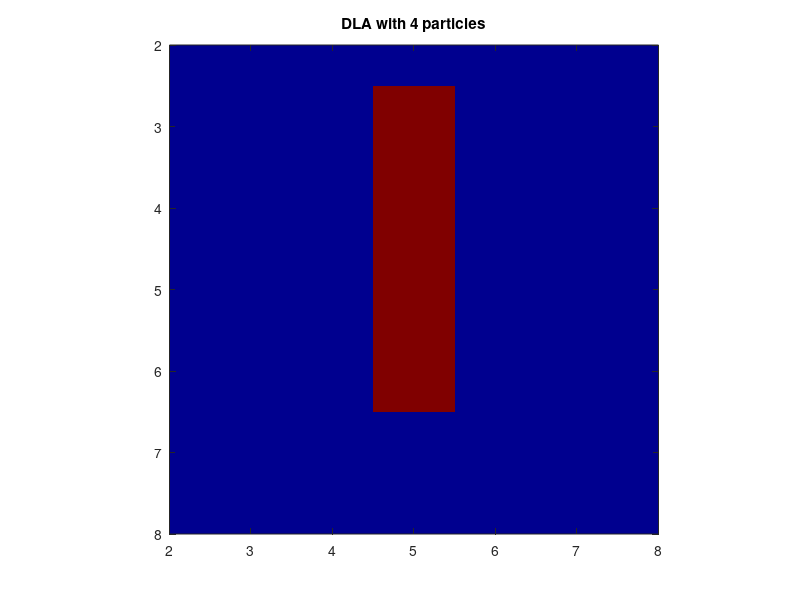

Write the MATLAB code that produced this figure.
%% DLA SIMULATION USING SQUARE MATRIX

clear
clf
clc

% Set up variables
width = input('width: ');
tic
% numberOfParticles = input('Number of Particles: ');

%% Initial Setup:
% We create a matrix of zeros and then plant a seed at the centre of the
% matrix. Change entry of matrix to 1 if it is aggregated.
%
% This is the matrix set up, we start from inner square and consider
% particle escaped if it reaches the outer square
%  -----------
% |    ----    |
% |   |    |   |
% |   |    |   |
% |    ----    |
%  -----------

matrix = zeros(2*width,2*width);

middlex = width;
middley = width;

matrix(middley,middlex) = 0.1;

% We want to let a particle randomly enter from the edges of the matrix so
% first let's choose a side

particleNumber = 1; %integer
x = 0; %integer
y = 0; %integer
aggregate = 0; %bool
endScript = 0; %bool
escape = 0; %bool

%% Random Walk Script

while endScript == 0
    
    %first decide where the particle starts from
    randSide = rand;
    if rand <0.25
        %start on bottom
        randPlace = rand*width + width/2;
        randPlace = ceil(randPlace);
        x = randPlace;
        y = ceil(3*width/2);
    elseif rand <0.5
        %start on right
        randPlace = rand*width + width/2;
        randPlace = ceil(randPlace);
        x = ceil(3*width/2);
        y = randPlace;
    elseif rand<0.75
        %start on top
        randPlace = rand*width + width/2;
        randPlace = ceil(randPlace);
        x = randPlace;
        y = ceil(width/2);
    else
        %start on left
        randPlace = rand*width + width/2;
        randPlace = ceil(randPlace);
        x = ceil(width/2);
        y = randPlace;
    end
    
    
    % Now we have a starting point on the edge of the inner square of the matrix. Now we want
    % to perform random walk in the matrix until we are next to an entry
    % which is 1. Set aggregate to false.
    
    aggregate = 0;
    escape = 0;
    
    while (aggregate == 0) && (escape == 0)
        randWalk = rand;
        if randWalk < 1/4
            % go right
            x = x+1;
        elseif randWalk < 2/4
            % go left
            x = x-1;
        elseif randWalk < 3/4
            % go up
            y = y-1;
        else
            % go down
            y = y+1;
        end
        
        % escape test
        if (x == 1) || (x == 2*width) || (y == 1) || (y == 2*width)
            escape = 1;
        end
        
        % aggregate test, only if not escaped
        
        if escape == 0
            if (matrix(y,x+1) + matrix(y,x-1) + matrix(y+1,x) + matrix(y-1,x)) ~= 0
                aggregate = 1;
            end
        end
        
        %We keep repeating this until the particle is finally stuck
        
    end
    
    if escape
        disp('particle escaped')
    end
    
    if aggregate
        particleNumber = particleNumber + 1;
        disp(['particle aggregated: ' num2str(particleNumber)])
        if particleNumber < 500
            matrix(y,x) = 0.1;
        elseif particleNumber < 1000
            matrix(y,x) = 0.2;
        elseif particleNumber < 1500
            matrix(y,x) = 0.3;
        elseif particleNumber < 2000
            matrix(y,x) = 0.4;
        elseif particleNumber < 2500
            matrix(y,x) = 0.5;
        elseif particleNumber < 3000
            matrix(y,x) = 0.6;
        elseif particleNumber < 3500
            matrix(y,x) = 0.7;
        elseif particleNumber < 4000
            matrix(y,x) = 0.8;
        elseif particleNumber < 4500
            matrix(y,x) = 0.9;
        else
            matrix(y,x) = 1.0;
        end
        
        % end of script check
        
        if (x==ceil(width/2) || x==ceil(3*width/2) || y==ceil(3*width/2) || y==ceil(width/2))
            endScript = 1;
            % now want to calculate diameter of fractal
            % we could change to make sure that we always add particles until we hit
            % the edge, then diameter we could work out
            xdif = abs(x - middlex);
            ydif = abs(y - middley);
            radius = sqrt(ydif^2 + xdif^2);
            
            
            diameter = 2*radius;
            fractdim = log(particleNumber)/log(radius);
            
        end
    end
    
end

%Tell why escaped, if true
% if (endScript == 1)
%     disp ('Script ended early as aggregation was about to exceed matrix dimensions');
%
% end

% uncomment this for diagram to just appear at end

%% Plot graph

figure(1)
imagesc(matrix)
colormap(jet)
title(['DLA with ' num2str(particleNumber) ' particles'])
%text(width/3,3*R/2 + R/6,['Fractal Dimension: ' num2str(fractalDimension)]);
%text(R/3,3*R/2,['Radius: ' num2str(maximumDistance)]);
timeElapsed = toc;
%text(R/3,3*R/2 - R/6, ['Time Elapsed: ' num2str(timeElapsed)]);
%xlabel(num2str(2*width))
%ylabel(num2str(2*width))
axis equal
xlim([floor(width/2),ceil(3*width/2)])
ylim([floor(width/2),ceil(3*width/2)])

%% Display Outputs

disp(['Number of particles: ' num2str(particleNumber)]);
disp(['Fractal Dimension: ' num2str(fractdim)]);
disp(['Diameter: ' num2str(diameter)]);
disp(['Time Elapsed: ' num2str(timeElapsed)]);



